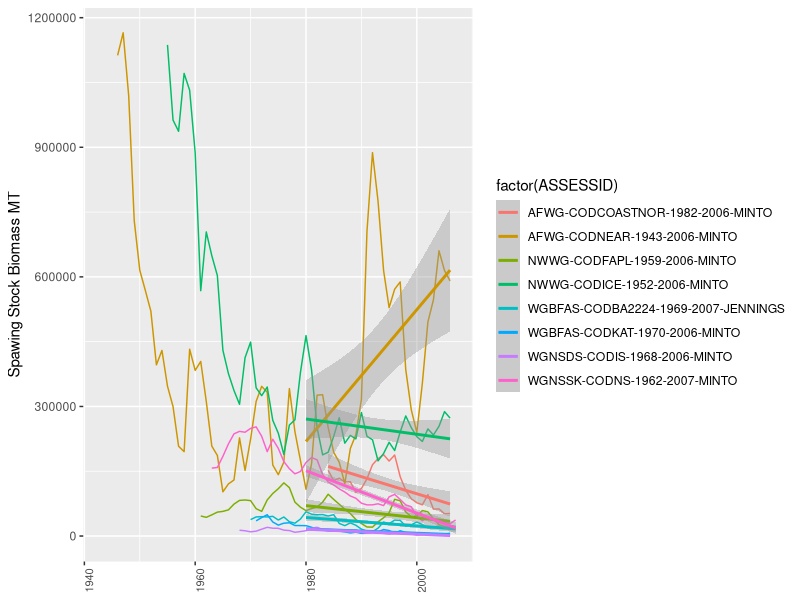
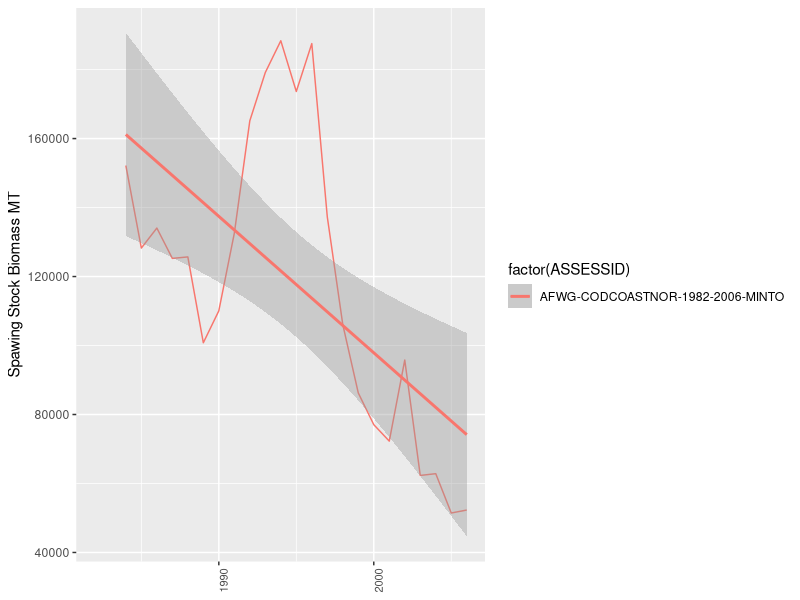
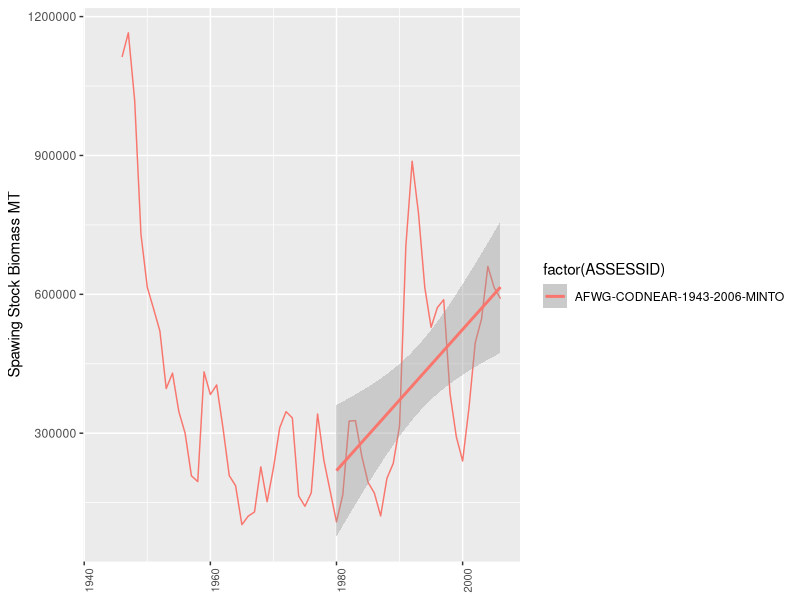
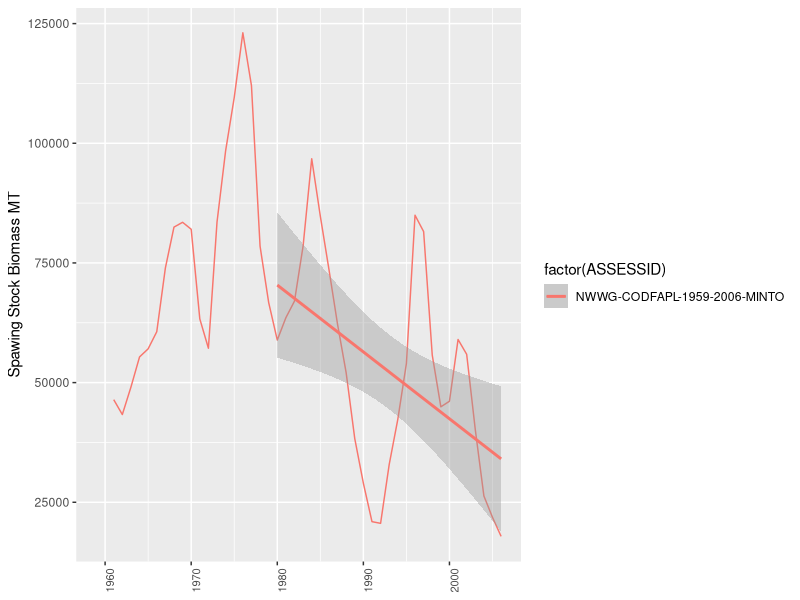
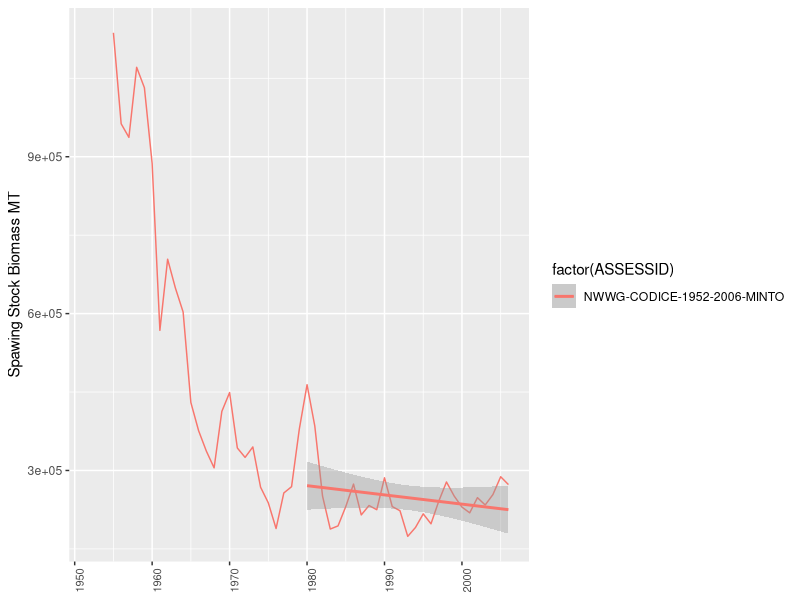
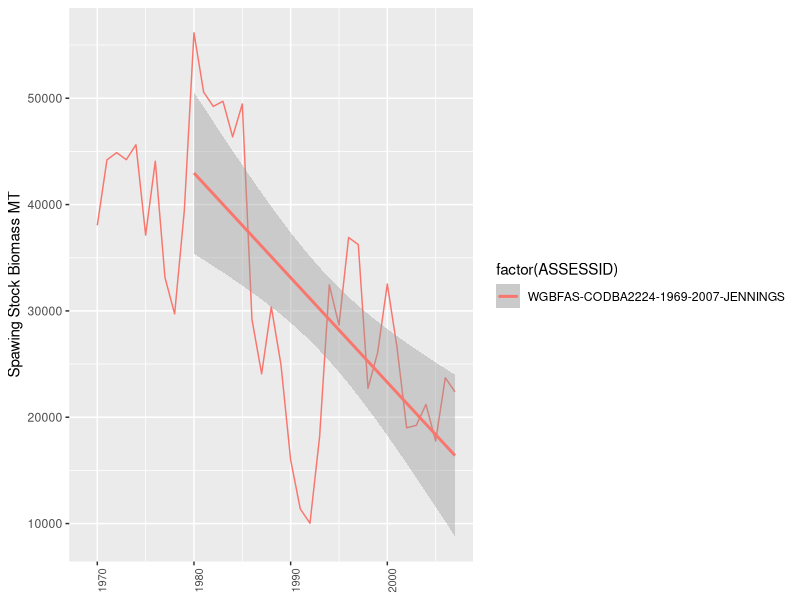
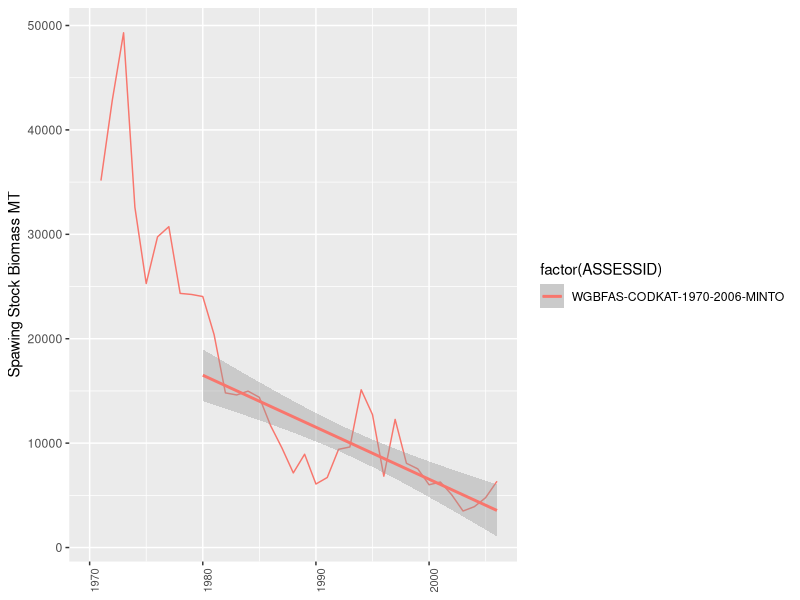
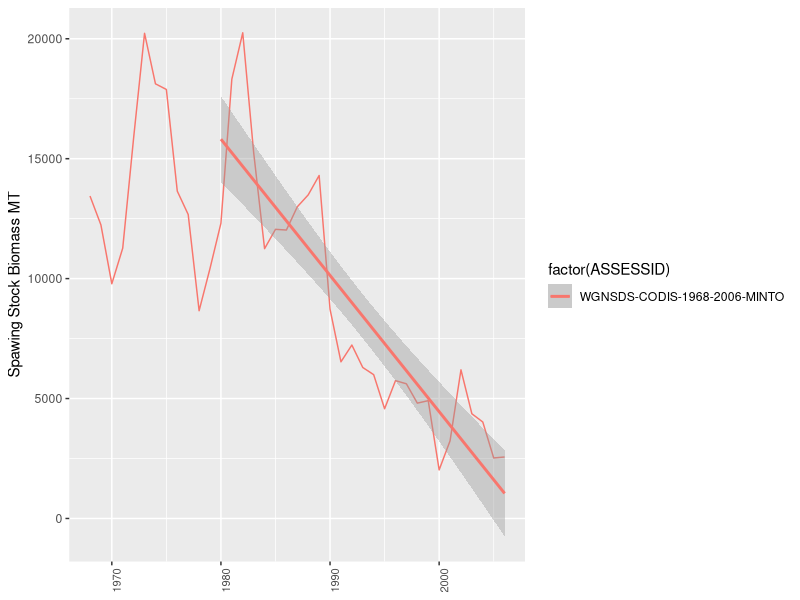

Recreate these plots in R, in order.
### SSB, F and R during years of a stock. RAM legacy database. 
## 16 Mayo 2017


setwd("C:/Users/FOL/OneDrive/CLOCK_STUDENTS/Elena Fontan/Resilience Index Work/R scripts/RAM legacy data (SSB_F_R)")#install.packages("ggplot2", "dplyr", "tidyr")
library(dplyr)
library(tidyr)
library(ggplot2)

#Read database
timedata <- read.csv("time series values cod.csv", sep=";", na.strings ="")
str(timedata)
timedata$SSB<- as.numeric(as.character(timedata$SSB, na.omit=TRUE))    #omit NA col SSB. and change FACTOR per num.
timedata$R<- as.numeric(as.character(timedata$R, na.omit=TRUE))
timedata$F<- as.numeric(as.character(timedata$F, na.omit=TRUE))
timedata$TSYEAR <- as.numeric(as.character(timedata$TSYEAR))
str(timedata)


A <- c("AFWG-CODCOASTNOR-1982-2006-MINTO", "AFWG-CODNEAR-1943-2006-MINTO", "NWWG-CODFAPL-1959-2006-MINTO", "NWWG-CODICE-1952-2006-MINTO", "WGBFAS-CODBA2224-1969-2007-JENNINGS", "WGBFAS-CODKAT-1970-2006-MINTO", "WGNSDS-CODIS-1968-2006-MINTO", "WGNSDS-CODVIa-1977-2006-MINTO", "WGNSSK-CODNS-1962-2007-MINTO")
B <- c("AFWG-CODCOASTNOR-1982-2006-MINTO", "AFWG-CODNEAR-1943-2006-MINTO", "NWWG-CODFAPL-1959-2006-MINTO", "NWWG-CODICE-1952-2006-MINTO", "WGBFAS-CODBA2224-1969-2007-JENNINGS", "WGBFAS-CODKAT-1970-2006-MINTO", "WGNSDS-CODIS-1968-2006-MINTO", "WGNSDS-CODVIa-1977-2006-MINTO", "WGNSSK-CODNS-1962-2007-MINTO")
Na <- length(A)
AreaMatrix <- list()

for (i in 1:Na)
{
  texto <- A[i]
  texto <- B[i]
  
  {
    ASSESSID <-timedata[grep(texto, timedata$ASSESSID),]
    n <- dim(ASSESSID)[1]
    ASSESSID$ASSESSID <- rep(texto,n)
  }
  AreaMatrix[[i]] <- ASSESSID
}

CODCOASTNOR <- AreaMatrix[[1]]
CODNEAR <- AreaMatrix[[2]]
CODFAPL <- AreaMatrix[[3]]
CODICE <- AreaMatrix [[4]]
CODBA2532 <- AreaMatrix [[5]]
CODKAT <- AreaMatrix [[6]]
CODIS <- AreaMatrix [[7]]
CODVIa <- AreaMatrix [[8]]      #No data
CODNS <- AreaMatrix [[9]]

#all stocks SSB
allstock <- rbind(CODCOASTNOR, CODNEAR, CODFAPL, CODICE, CODBA2532, CODKAT, CODIS, CODNS)  #sum all dataframe

ggplot(data=allstock, aes(x=TSYEAR, y=SSB, group=factor(ASSESSID), color=factor(ASSESSID))) +
  geom_line()+
  geom_smooth(data=subset(allstock, TSYEAR >= 1980), method=lm) +
  #scale_color_manual(values=c("#CC6666", "#9999CC"))+
  xlab(NULL) +
  ylab("Spawing Stock Biomass MT")+
  theme(axis.text.x = element_text(angle = 90, size = 8))

abnallstock <- lm(formula = SSB ~TSYEAR, data=allstock)
summary(abnallstock)


#Abundance trend calculation for each stock SSB
#1SSB
ggplot(data=CODCOASTNOR, aes(x=TSYEAR, y=SSB, group=factor(ASSESSID), color=factor(ASSESSID))) +
  geom_line()+
  geom_smooth(data=subset(CODCOASTNOR, TSYEAR >= 1980), method=lm) +
  #scale_color_manual(values=c("#CC6666", "#9999CC"))+
  xlab(NULL) +
  ylab("Spawing Stock Biomass MT")+
  theme(axis.text.x = element_text(angle = 90, size = 8))

abnCODCOASTNOR1<- lm(formula = SSB ~TSYEAR, data=CODCOASTNOR)
abnCODCOASTNOR <- lm(formula = SSB ~TSYEAR, data=subset(CODCOASTNOR, TSYEAR >= 1980))
summary(abnCODCOASTNOR)
summary(abnCODCOASTNOR1)

#2 SSB
ggplot(data=CODNEAR, aes(x=TSYEAR, y=SSB, group=factor(ASSESSID), color=factor(ASSESSID))) +
  geom_line()+
  geom_smooth(data=subset(CODNEAR, TSYEAR >= 1980), method=lm) +
  #scale_color_manual(values=c("#CC6666", "#9999CC"))+
  xlab(NULL) +
  ylab("Spawing Stock Biomass MT")+
  theme(axis.text.x = element_text(angle = 90, size = 8))

abnCODNEAR1 <- lm(formula = SSB ~TSYEAR, data=CODNEAR)
abnCODNEAR <- lm(formula = SSB ~TSYEAR, data=subset(CODNEAR, TSYEAR >= 1980))
summary(abnCODNEAR)
summary(abnCODNEAR1 )

#3 SSB
ggplot(data=CODFAPL, aes(x=TSYEAR, y=SSB, group=factor(ASSESSID), color=factor(ASSESSID))) +
  geom_line()+
  geom_smooth(data=subset(CODFAPL, TSYEAR >= 1980), method=lm) +
  #scale_color_manual(values=c("#CC6666", "#9999CC"))+
  xlab(NULL) +
  ylab("Spawing Stock Biomass MT")+
  theme(axis.text.x = element_text(angle = 90, size = 8))

abnCODFAP1 <- lm(formula = SSB ~TSYEAR, data=CODFAPL)
abnCODFAPL <- lm(formula = SSB ~TSYEAR, data=subset(CODFAPL, TSYEAR >= 1980))
summary(abnCODFAPL)
summary(abnCODFAP1)

#4 SSB
ggplot(data=CODICE, aes(x=TSYEAR, y=SSB, group=factor(ASSESSID), color=factor(ASSESSID))) +
  geom_line()+
  geom_smooth(data=subset(CODICE, TSYEAR >= 1980), method=lm) +
  #scale_color_manual(values=c("#CC6666", "#9999CC"))+
  xlab(NULL) +
  ylab("Spawing Stock Biomass MT")+
  theme(axis.text.x = element_text(angle = 90, size = 8))

abnCODICE1 <- lm(formula = SSB ~TSYEAR, data=CODICE)
abnCODICE <- lm(formula = SSB ~TSYEAR, data=subset(CODICE, TSYEAR >= 1980))
summary(abnCODICE)
summary(abnCODICE1)

#5 SSB
ggplot(data=CODBA2532, aes(x=TSYEAR, y=SSB, group=factor(ASSESSID), color=factor(ASSESSID))) +
  geom_line()+
  geom_smooth(data=subset(CODBA2532, TSYEAR >= 1980), method=lm) +
  #scale_color_manual(values=c("#CC6666", "#9999CC"))+
  xlab(NULL) +
  ylab("Spawing Stock Biomass MT")+
  theme(axis.text.x = element_text(angle = 90, size = 8))

abnCODBA25321 <- lm(formula = SSB ~TSYEAR, data=CODBA2532)
abnCODBA2532 <- lm(formula = SSB ~TSYEAR, data=subset(CODBA2532, TSYEAR >= 1980))
summary(abnCODBA2532)
summary(abnCODBA25321)

#6 SSB
ggplot(data=CODKAT, aes(x=TSYEAR, y=SSB, group=factor(ASSESSID), color=factor(ASSESSID))) +
  geom_line()+
  geom_smooth(data=subset(CODKAT, TSYEAR >= 1980), method=lm) +
  #scale_color_manual(values=c("#CC6666", "#9999CC"))+
  xlab(NULL) +
  ylab("Spawing Stock Biomass MT")+
  theme(axis.text.x = element_text(angle = 90, size = 8))

abnCODKAT1 <- lm(formula = SSB ~TSYEAR, data=CODKAT)
abnCODKAT <- lm(formula = SSB ~TSYEAR, data=subset(CODKAT, TSYEAR >= 1980))
summary(abnCODKAT)
summary(abnCODKAT1)

#7 SSB
ggplot(data=CODIS, aes(x=TSYEAR, y=SSB, group=factor(ASSESSID), color=factor(ASSESSID))) +
  geom_line()+
  geom_smooth(data=subset(CODIS, TSYEAR >= 1980), method=lm) +
  #scale_color_manual(values=c("#CC6666", "#9999CC"))+
  xlab(NULL) +
  ylab("Spawing Stock Biomass MT")+
  theme(axis.text.x = element_text(angle = 90, size = 8))

abnCODIS1 <- lm(formula = SSB ~TSYEAR, data=CODIS)
abnCODIS <- lm(formula = SSB ~TSYEAR, data=subset(CODIS, TSYEAR >= 1980))
summary(abnCODIS)
summary(abnCODIS1)

#8 SSB
ggplot(data=CODVIa, aes(x=TSYEAR, y=SSB, group=factor(ASSESSID), color=factor(ASSESSID))) +
  geom_line()+
  geom_smooth(data=subset(CODVIa, TSYEAR >= 1980), method=lm) +
  #scale_color_manual(values=c("#CC6666", "#9999CC"))+
  xlab(NULL) +
  ylab("Spawing Stock Biomass MT")+
  theme(axis.text.x = element_text(angle = 90, size = 8))

abnCODVIa1 <- lm(formula = SSB ~TSYEAR, data=CODVIa)
abnCODVIa <- lm(formula = SSB ~TSYEAR, data=subset(CODVIa, TSYEAR >= 1980))
summary(abnCODVIa)
summary(abnCODVIa1)

#9 SSB
ggplot(data=CODNS, aes(x=TSYEAR, y=SSB, group=factor(ASSESSID), color=factor(ASSESSID))) +
  geom_line()+
  geom_smooth(data=subset(CODNS, TSYEAR >= 1980), method=lm) +
  #scale_color_manual(values=c("#CC6666", "#9999CC"))+
  xlab(NULL) +
  ylab("Spawing Stock Biomass MT")+
  theme(axis.text.x = element_text(angle = 90, size = 8))

abnCODNS1 <- lm(formula = SSB ~TSYEAR, data=CODNS)
abnCODNS <- lm(formula = SSB ~TSYEAR, data=subset(CODNS, TSYEAR >= 1980))
summary(abnCODNS)
summary(abnCODNS1)

#Abundance trend calculation for each stock F
#all stocks F
allstock <- rbind(CODCOASTNOR, CODNEAR, CODFAPL, CODICE, CODBA2532, CODKAT, CODIS, CODNS)  #sum all dataframe

ggplot(data=allstock, aes(x=TSYEAR, y=F, group=factor(ASSESSID), color=factor(ASSESSID))) +
  geom_line()+
  #scale_color_manual(values=c("#CC6666", "#9999CC"))+
  xlab(NULL) +
  ylab("F 1/yr")+
  theme(axis.text.x = element_text(angle = 90, size = 8))

abnallstock <- lm(formula = F ~TSYEAR, data=allstock)
summary(abnallstock)

#1F
ggplot(data=CODCOASTNOR, aes(x=TSYEAR, y=F, group=factor(ASSESSID), color=factor(ASSESSID))) +
  geom_line()+
  #scale_color_manual(values=c("#CC6666", "#9999CC"))+
  xlab(NULL) +
  ylab("F 1/yr")+
  theme(axis.text.x = element_text(angle = 90, size = 8))

abnCODCOASTNOR <- lm(formula = F ~TSYEAR, data=CODCOASTNOR)
summary(abnCODCOASTNOR)

#2 F
ggplot(data=CODNEAR, aes(x=TSYEAR, y=F, group=factor(ASSESSID), color=factor(ASSESSID))) +
  geom_line()+
  #scale_color_manual(values=c("#CC6666", "#9999CC"))+
  xlab(NULL) +
  ylab("F 1/yr")+
  theme(axis.text.x = element_text(angle = 90, size = 8))

abnCODNEAR <- lm(formula = F ~TSYEAR, data=CODNEAR)
summary(abnCODNEAR)

#3 F
ggplot(data=CODFAPL, aes(x=TSYEAR, y=F, group=factor(ASSESSID), color=factor(ASSESSID))) +
  geom_line()+
  #scale_color_manual(values=c("#CC6666", "#9999CC"))+
  xlab(NULL) +
  ylab("F 1/yr")+
  theme(axis.text.x = element_text(angle = 90, size = 8))

abnCODFAPL <- lm(formula = F ~TSYEAR, data=CODFAPL)
summary(abnCODFAPL)

#4 F
ggplot(data=CODICE, aes(x=TSYEAR, y=F, group=factor(ASSESSID), color=factor(ASSESSID))) +
  geom_line()+
  #scale_color_manual(values=c("#CC6666", "#9999CC"))+
  xlab(NULL) +
  ylab("F 1/yr")+
  theme(axis.text.x = element_text(angle = 90, size = 8))

abnCODICE <- lm(formula = F ~TSYEAR, data=CODICE)
summary(abnCODICE)

#5 F
ggplot(data=CODBA2532, aes(x=TSYEAR, y=F, group=factor(ASSESSID), color=factor(ASSESSID))) +
  geom_line()+
  #scale_color_manual(values=c("#CC6666", "#9999CC"))+
  xlab(NULL) +
  ylab("F 1/yr")+
  theme(axis.text.x = element_text(angle = 90, size = 8))

abnCODBA2532 <- lm(formula = F ~TSYEAR, data=CODBA2532)
summary(abnCODBA2532)

#6 F
ggplot(data=CODKAT, aes(x=TSYEAR, y=F, group=factor(ASSESSID), color=factor(ASSESSID))) +
  geom_line()+
  #scale_color_manual(values=c("#CC6666", "#9999CC"))+
  xlab(NULL) +
  ylab("F 1/yr")+
  theme(axis.text.x = element_text(angle = 90, size = 8))

abnCODKAT <- lm(formula = F ~TSYEAR, data=CODKAT)
summary(abnCODKAT)

#7 F
ggplot(data=CODIS, aes(x=TSYEAR, y=F, group=factor(ASSESSID), color=factor(ASSESSID))) +
  geom_line()+
  #scale_color_manual(values=c("#CC6666", "#9999CC"))+
  xlab(NULL) +
  ylab("F 1/yr")+
  theme(axis.text.x = element_text(angle = 90, size = 8))

abnCODIS <- lm(formula = F ~TSYEAR, data=CODIS)
summary(abnCODIS)

#8 F
ggplot(data=CODVIa, aes(x=TSYEAR, y=F, group=factor(ASSESSID), color=factor(ASSESSID))) +
  geom_line()+
  #scale_color_manual(values=c("#CC6666", "#9999CC"))+
  xlab(NULL) +
  ylab("F 1/yr")+
  theme(axis.text.x = element_text(angle = 90, size = 8))

abnCODVIa <- lm(formula = F ~TSYEAR, data=CODVIa)
summary(abnCODVIa)

#9 F
ggplot(data=CODNS, aes(x=TSYEAR, y=F, group=factor(ASSESSID), color=factor(ASSESSID))) +
  geom_line()+
  #scale_color_manual(values=c("#CC6666", "#9999CC"))+
  xlab(NULL) +
  ylab("F 1/yr")+
  theme(axis.text.x = element_text(angle = 90, size = 8))

abnCODNS <- lm(formula = F ~TSYEAR, data=CODNS)
summary(abnCODNS)

#Abundance trend calculation for each stock R
#all stocks R
allstock <- rbind(CODCOASTNOR, CODNEAR, CODFAPL, CODICE, CODBA2532, CODKAT, CODIS, CODNS)  #sum all dataframe

ggplot(data=allstock, aes(x=TSYEAR, y=R, group=factor(ASSESSID), color=factor(ASSESSID))) +
  geom_line()+
  #scale_color_manual(values=c("#CC6666", "#9999CC"))+
  xlab(NULL) +
  ylab("R E03")+
  theme(axis.text.x = element_text(angle = 90, size = 8))

abnallstock <- lm(formula = R ~TSYEAR, data=allstock)
summary(abnallstock)

#1R
ggplot(data=CODCOASTNOR, aes(x=TSYEAR, y=R, group=factor(ASSESSID), color=factor(ASSESSID))) +
  geom_line()+
  #scale_color_manual(values=c("#CC6666", "#9999CC"))+
  xlab(NULL) +
  ylab("R E03")+
  theme(axis.text.x = element_text(angle = 90, size = 8))

abnCODCOASTNOR <- lm(formula = R ~TSYEAR, data=CODCOASTNOR)
summary(abnCODCOASTNOR)

#2 R
ggplot(data=CODNEAR, aes(x=TSYEAR, y=R, group=factor(ASSESSID), color=factor(ASSESSID))) +
  geom_line()+
  #scale_color_manual(values=c("#CC6666", "#9999CC"))+
  xlab(NULL) +
  ylab("R E03")+
  theme(axis.text.x = element_text(angle = 90, size = 8))

abnCODNEAR <- lm(formula = R ~TSYEAR, data=CODNEAR)
summary(abnCODNEAR)

#3 R
ggplot(data=CODFAPL, aes(x=TSYEAR, y=R, group=factor(ASSESSID), color=factor(ASSESSID))) +
  geom_line()+
  #scale_color_manual(values=c("#CC6666", "#9999CC"))+
  xlab(NULL) +
  ylab("R E03")+
  theme(axis.text.x = element_text(angle = 90, size = 8))

abnCODFAPL <- lm(formula = R ~TSYEAR, data=CODFAPL)
summary(abnCODFAPL)

#4 R
ggplot(data=CODICE, aes(x=TSYEAR, y=R, group=factor(ASSESSID), color=factor(ASSESSID))) +
  geom_line()+
  #scale_color_manual(values=c("#CC6666", "#9999CC"))+
  xlab(NULL) +
  ylab("R E03")+
  theme(axis.text.x = element_text(angle = 90, size = 8))

abnCODICE <- lm(formula = R ~TSYEAR, data=CODICE)
summary(abnCODICE)

#5 R
ggplot(data=CODBA2532, aes(x=TSYEAR, y=R, group=factor(ASSESSID), color=factor(ASSESSID))) +
  geom_line()+
  #scale_color_manual(values=c("#CC6666", "#9999CC"))+
  xlab(NULL) +
  ylab("R E03")+
  theme(axis.text.x = element_text(angle = 90, size = 8))

abnCODBA2532 <- lm(formula = R ~TSYEAR, data=CODBA2532)
summary(abnCODBA2532)

#6 R
ggplot(data=CODKAT, aes(x=TSYEAR, y=R, group=factor(ASSESSID), color=factor(ASSESSID))) +
  geom_line()+
  #scale_color_manual(values=c("#CC6666", "#9999CC"))+
  xlab(NULL) +
  ylab("R E03")+
  theme(axis.text.x = element_text(angle = 90, size = 8))

abnCODKAT <- lm(formula = R ~TSYEAR, data=CODKAT)
summary(abnCODKAT)

#7 R
ggplot(data=CODIS, aes(x=TSYEAR, y=R, group=factor(ASSESSID), color=factor(ASSESSID))) +
  geom_line()+
  #scale_color_manual(values=c("#CC6666", "#9999CC"))+
  xlab(NULL) +
  ylab("R E03")+
  theme(axis.text.x = element_text(angle = 90, size = 8))

abnCODIS <- lm(formula = R ~TSYEAR, data=CODIS)
summary(abnCODIS)

#8 R
ggplot(data=CODVIa, aes(x=TSYEAR, y=R, group=factor(ASSESSID), color=factor(ASSESSID))) +
  geom_line()+
  #scale_color_manual(values=c("#CC6666", "#9999CC"))+
  xlab(NULL) +
  ylab("R E03")+
  theme(axis.text.x = element_text(angle = 90, size = 8))

abnCODVIa <- lm(formula = R ~TSYEAR, data=CODVIa)
summary(abnCODVIa)

#9 R
ggplot(data=CODNS, aes(x=TSYEAR, y=R, group=factor(ASSESSID), color=factor(ASSESSID))) +
  geom_line()+
  #scale_color_manual(values=c("#CC6666", "#9999CC"))+
  xlab(NULL) +
  ylab("R E03")+
  theme(axis.text.x = element_text(angle = 90, size = 8))

abnCODNS <- lm(formula = R ~TSYEAR, data=CODNS)
summary(abnCODNS)








##get the recovery time CODCOASTNOR, CODNEAR, CODFAPL, CODICE, CODBA2532, CODKAT, CODIS, CODNS

#stock CODCOASTNOR
#SSBlimit1 <- 100000

#CODCOASTNOR$TSYEAR[which(CODCOASTNOR$SSB <  (SSBlimit1))]

#CODCOASTNOR$TSYEAR[which(CODCOASTNOR$SSB >  (1.5*SSBlimit1))]


#stock CODNEAR
SSBlimit2 <- 220000

CODNEAR$TSYEAR[which(CODNEAR$SSB <  (SSBlimit2))]

CODNEAR$TSYEAR[which(CODNEAR$SSB >  (1.5*SSBlimit2))]

#stock CODFAPL
SSBlimit3 <- 21000

CODFAPL$TSYEAR[which(CODFAPL$SSB <  (SSBlimit3))]

CODFAPL$TSYEAR[which(CODFAPL$SSB >  (1.5*SSBlimit3))]

#stock CODICE
#SSBlimit1 <- 100000

#CODICE$TSYEAR[which(CODICE$SSB <  (SSBlimit1))]

#CODICE$TSYEAR[which(CODICE$SSB >  (1.5*SSBlimit1))]

#stock CODBA2532
SSBlimit5 <- 160000

CODBA2532$TSYEAR[which(CODBA2532$SSB <  (SSBlimit5))]

CODBA2532$TSYEAR[which(CODBA2532$SSB >  (1.5*SSBlimit5))]

#stock CODKAT
SSBlimit6 <- 6400

CODKAT$TSYEAR[which(CODKAT$SSB <  (SSBlimit6))]

CODKAT$TSYEAR[which(CODKAT$SSB >  (1.5*SSBlimit6))]

#stock CODIS
SSBlimit7 <- 6000

CODIS$TSYEAR[which(CODIS$SSB <  (SSBlimit7))]

CODIS$TSYEAR[which(CODIS$SSB >  (1.5*SSBlimit7))]

#stock CODNS
SSBlimit8 <- 70000

CODNS$TSYEAR[which(CODNS$SSB <  (SSBlimit8))]

CODNS$TSYEAR[which(CODNS$SSB >  (1.5*SSBlimit8))]